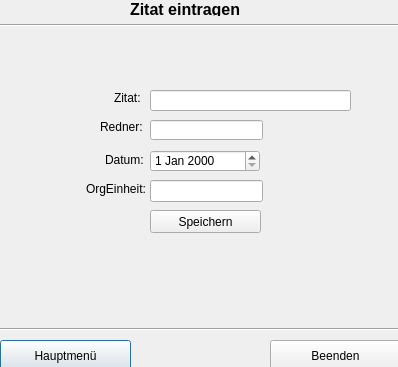
<?xml version="1.0" encoding="UTF-8"?>
<ui version="4.0">
 <class>frmZitatEintragen</class>
 <widget class="QDialog" name="frmZitatEintragen">
  <property name="geometry">
   <rect>
    <x>0</x>
    <y>0</y>
    <width>398</width>
    <height>367</height>
   </rect>
  </property>
  <property name="minimumSize">
   <size>
    <width>398</width>
    <height>367</height>
   </size>
  </property>
  <property name="maximumSize">
   <size>
    <width>398</width>
    <height>367</height>
   </size>
  </property>
  <property name="windowTitle">
   <string>Dialog</string>
  </property>
  <widget class="QLabel" name="lblZitat">
   <property name="geometry">
    <rect>
     <x>114</x>
     <y>90</y>
     <width>31</width>
     <height>16</height>
    </rect>
   </property>
   <property name="text">
    <string>Zitat:</string>
   </property>
  </widget>
  <widget class="QLabel" name="lblRedner">
   <property name="geometry">
    <rect>
     <x>100</x>
     <y>120</y>
     <width>46</width>
     <height>13</height>
    </rect>
   </property>
   <property name="text">
    <string>Redner:</string>
   </property>
  </widget>
  <widget class="QLabel" name="lblDatum">
   <property name="geometry">
    <rect>
     <x>105</x>
     <y>153</y>
     <width>46</width>
     <height>13</height>
    </rect>
   </property>
   <property name="text">
    <string>Datum:</string>
   </property>
  </widget>
  <widget class="QLabel" name="lblOrgEinheit">
   <property name="geometry">
    <rect>
     <x>86</x>
     <y>181</y>
     <width>61</width>
     <height>16</height>
    </rect>
   </property>
   <property name="text">
    <string>OrgEinheit:</string>
   </property>
  </widget>
  <widget class="QLineEdit" name="edtZitat">
   <property name="geometry">
    <rect>
     <x>150</x>
     <y>90</y>
     <width>201</width>
     <height>21</height>
    </rect>
   </property>
   <property name="sizePolicy">
    <sizepolicy hsizetype="Expanding" vsizetype="Fixed">
     <horstretch>0</horstretch>
     <verstretch>0</verstretch>
    </sizepolicy>
   </property>
   <property name="clearButtonEnabled">
    <bool>false</bool>
   </property>
  </widget>
  <widget class="QLineEdit" name="edtRedner">
   <property name="geometry">
    <rect>
     <x>150</x>
     <y>120</y>
     <width>113</width>
     <height>20</height>
    </rect>
   </property>
  </widget>
  <widget class="QDateEdit" name="deDatum">
   <property name="geometry">
    <rect>
     <x>150</x>
     <y>150</y>
     <width>110</width>
     <height>22</height>
    </rect>
   </property>
  </widget>
  <widget class="Line" name="line_2">
   <property name="geometry">
    <rect>
     <x>0</x>
     <y>15</y>
     <width>401</width>
     <height>21</height>
    </rect>
   </property>
   <property name="orientation">
    <enum>Qt::Horizontal</enum>
   </property>
  </widget>
  <widget class="QLabel" name="lblTitel">
   <property name="geometry">
    <rect>
     <x>130</x>
     <y>0</y>
     <width>141</width>
     <height>16</height>
    </rect>
   </property>
   <property name="text">
    <string>&lt;html&gt;&lt;head/&gt;&lt;body&gt;&lt;p&gt;&lt;span style=&quot; font-size:12pt; font-weight:600;&quot;&gt;Zitat eintragen&lt;/span&gt;&lt;/p&gt;&lt;/body&gt;&lt;/html&gt;</string>
   </property>
  </widget>
  <widget class="QPushButton" name="pbMenue">
   <property name="geometry">
    <rect>
     <x>0</x>
     <y>340</y>
     <width>131</width>
     <height>31</height>
    </rect>
   </property>
   <property name="text">
    <string>Hauptmenü</string>
   </property>
  </widget>
  <widget class="Line" name="line">
   <property name="geometry">
    <rect>
     <x>0</x>
     <y>321</y>
     <width>411</width>
     <height>16</height>
    </rect>
   </property>
   <property name="orientation">
    <enum>Qt::Horizontal</enum>
   </property>
  </widget>
  <widget class="QPushButton" name="pbBeenden">
   <property name="geometry">
    <rect>
     <x>270</x>
     <y>340</y>
     <width>131</width>
     <height>31</height>
    </rect>
   </property>
   <property name="text">
    <string>Beenden</string>
   </property>
  </widget>
  <widget class="QPushButton" name="pbSpeichern">
   <property name="geometry">
    <rect>
     <x>150</x>
     <y>210</y>
     <width>111</width>
     <height>23</height>
    </rect>
   </property>
   <property name="text">
    <string>Speichern</string>
   </property>
   <property name="icon">
    <iconset>
     <normaloff>Bilder/Download.png</normaloff>Bilder/Download.png</iconset>
   </property>
  </widget>
  <widget class="QLineEdit" name="edtOrgEinheit">
   <property name="geometry">
    <rect>
     <x>150</x>
     <y>180</y>
     <width>113</width>
     <height>22</height>
    </rect>
   </property>
  </widget>
 </widget>
 <resources/>
 <connections/>
</ui>
